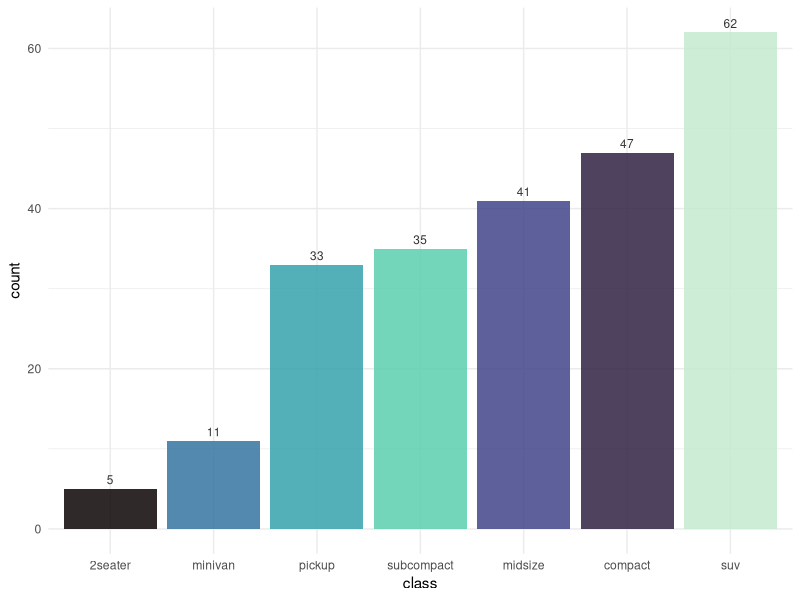
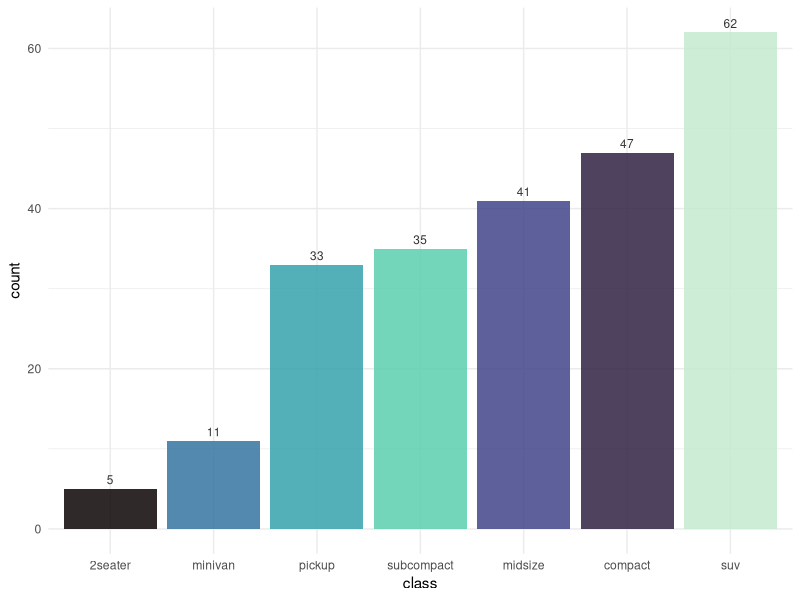
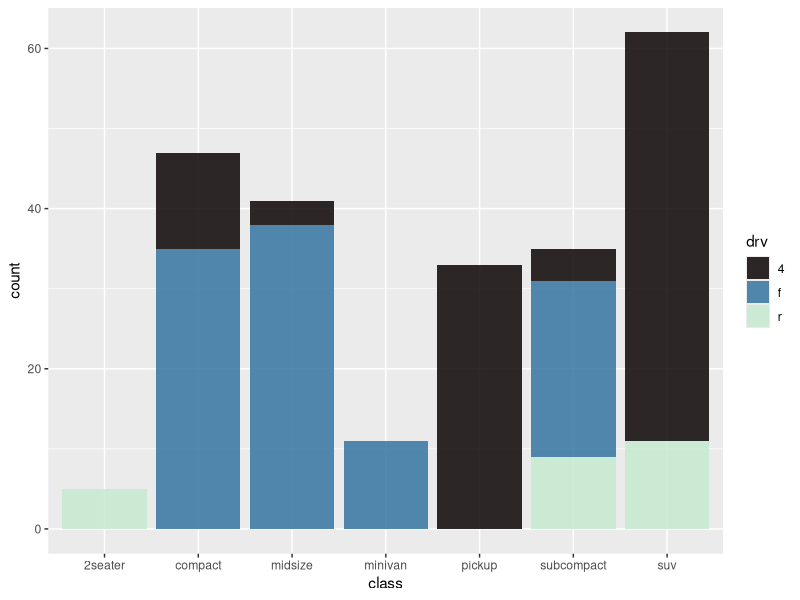
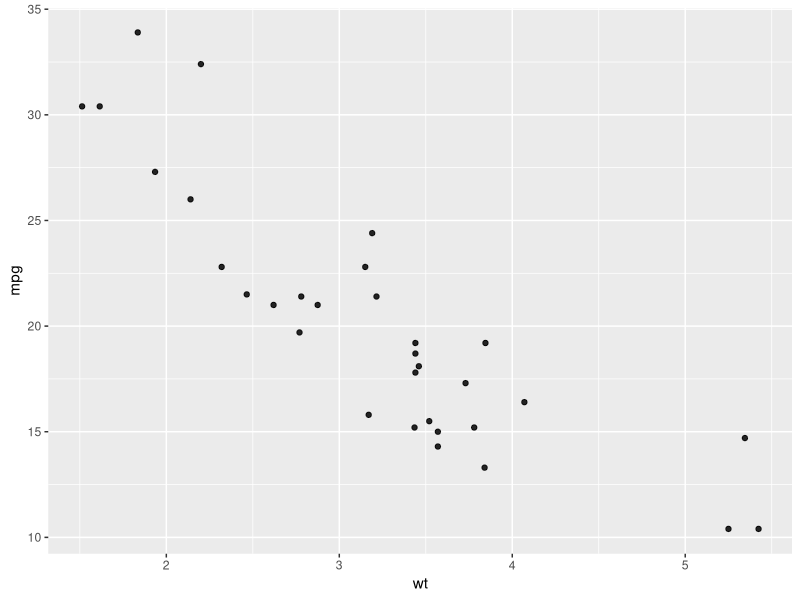
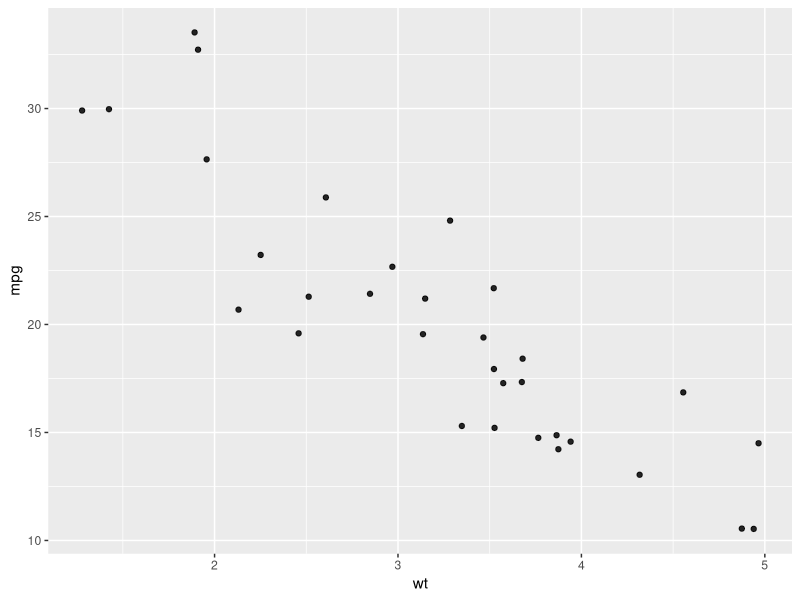
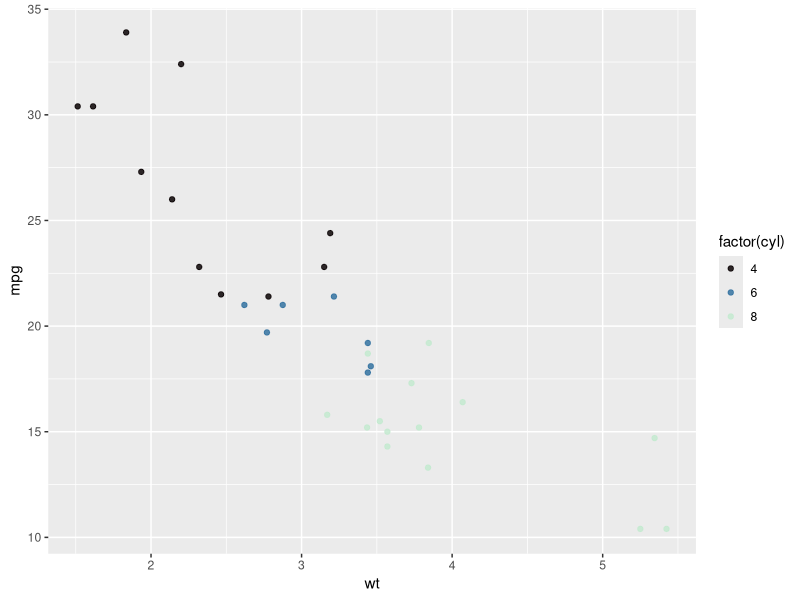
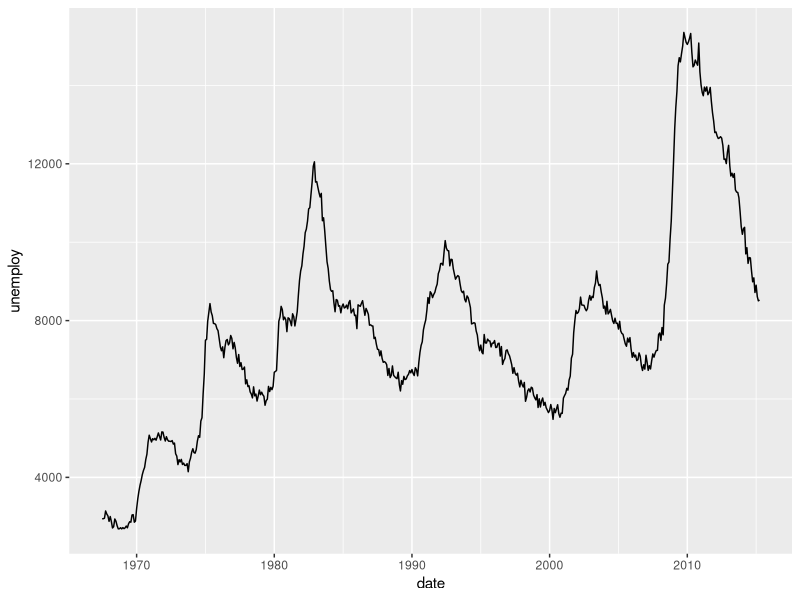
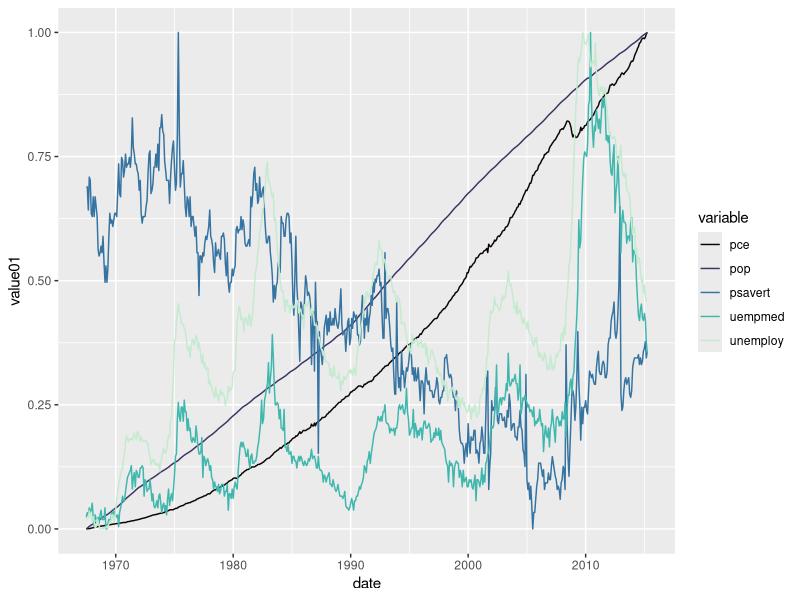

Generate these figures, in order, with R:
## ---- chunk 1
#| message: false
# Load required packages
library(tidyverse)
library(viridis)
## ---- chunk 2
ggplot(mpg, aes(x = fct_rev(fct_infreq(class)), fill = class)) +
  geom_bar(alpha = .85) +
  geom_text(
    stat = "count", 
    mapping = aes(label = ..count..), 
    vjust = -0.5, 
    color = "grey20",
    size = 3
  ) +
  labs(x = "class") +
  guides(fill = "none") +
  scale_fill_viridis(discrete = TRUE, option = "mako", end = .95) +
  theme_minimal()
## ---- chunk 3
counts <- count(mpg, class)

ggplot(counts, aes(x = reorder(class, n), y = n, fill = class)) +
  geom_col(alpha = .85) +
  geom_text(
    mapping = aes(label = n), 
    vjust = -0.5, 
    color = "grey20",
    size = 3
  ) +
  labs(x = "class", y = "count") +
  guides(fill = "none") +
  scale_fill_viridis(discrete = TRUE, option = "mako", end = .95) +
  theme_minimal()
## ---- chunk 4
head(beaver1, n = 5)
## ---- chunk 5
ggplot(mpg, aes(x = class, fill = drv)) +
  geom_bar(alpha = .85) +
  scale_fill_viridis(discrete = TRUE, option = "mako", end = .95) 
## ---- chunk 6
ggplot(mtcars, aes(x = wt, y = mpg)) +
  geom_point(alpha = .85)
## ---- chunk 7
ggplot(mtcars, aes(x = wt, y = mpg)) +
  geom_jitter(alpha = .85, width = 0.5, height = 0.5)
## ---- chunk 8
ggplot(mtcars, aes(x = wt, y = mpg, color = factor(cyl))) +
  geom_point(alpha = .85) +
  scale_color_viridis(discrete = TRUE, option = "mako", end = .95)
## ---- chunk 9
ggplot(economics, aes(x = date, y = unemploy)) + 
  geom_line()
## ---- chunk 10
ggplot(economics_long, aes(x = date, y = value01, 
    color = variable)) +
  geom_line() +
  scale_color_viridis(discrete = TRUE, option = "mako", end = .95)
